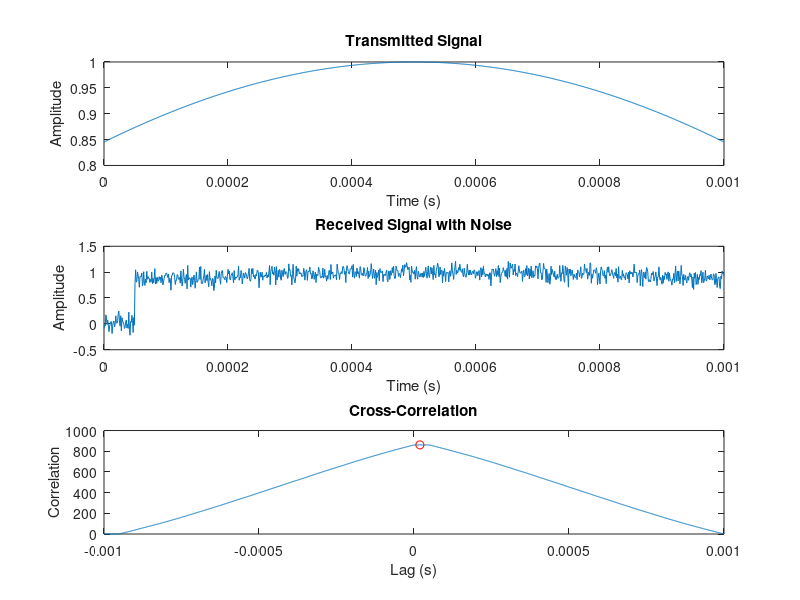

The MATLAB source for this figure:
clc;clear;close all;
% Parameters
fs = 1e6; % Sampling frequency (Hz)
t = 0:1/fs:1e-3; % Time vector for 1 ms
signal_length = length(t); % Length of the signal

% Transmitted Signal (sinc function)
tx_signal = sinc(2*pi*100*(t-0.5e-3));

% Simulate the received signal with delay
delay = 50e-6; % Delay in seconds
delay_samples = round(delay * fs); % Delay in samples

rx_signal = [zeros(1, delay_samples) tx_signal]; % Received signal with delay
rx_signal = rx_signal(1:signal_length); % Truncate to the original signal length

% Add noise to the received signal
SNR = 20; % Signal-to-noise ratio in dB
rx_signal_noisy = awgn(rx_signal, SNR, 'measured');

% Cross-correlation to estimate the delay
[corr, lags] = xcorr(rx_signal_noisy, tx_signal);

% Find the peak of the cross-correlation
[~, I] = max(abs(corr));

% Calculate the estimated delay
estimated_delay_samples = lags(I);
estimated_delay = estimated_delay_samples / fs;

% Plotting
figure;
subplot(3,1,1);
plot(t, tx_signal);
title('Transmitted Signal');
xlabel('Time (s)');
ylabel('Amplitude');

subplot(3,1,2);
plot(t, rx_signal_noisy);
title('Received Signal with Noise');
xlabel('Time (s)');
ylabel('Amplitude');

subplot(3,1,3);
plot(lags/fs, abs(corr));
title('Cross-Correlation');
xlabel('Lag (s)');
ylabel('Correlation');
hold on;
plot(estimated_delay, max(abs(corr)), 'ro');
hold off;

% Display the estimated delay
fprintf('Estimated Time of Arrival: %.6f seconds\n', estimated_delay);
